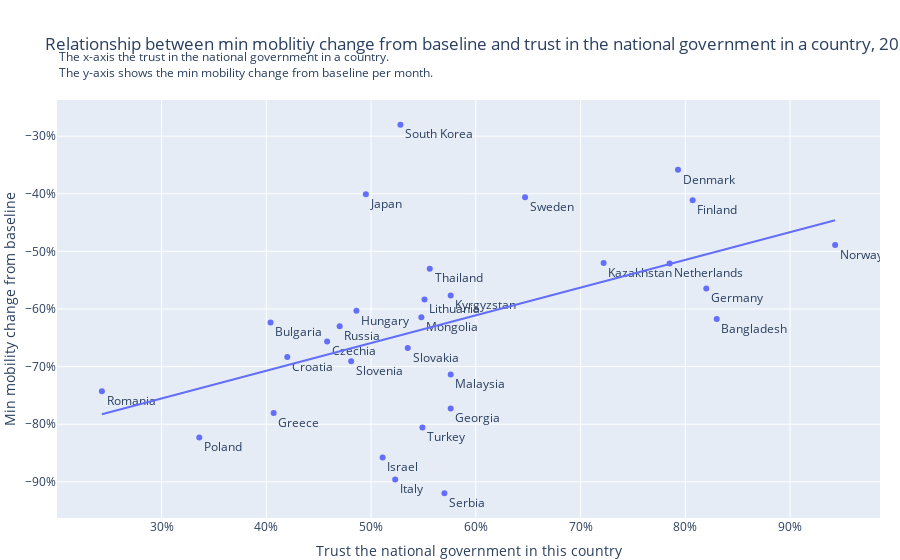

Here is the notebook cell this chart was saved with:
### Code cell
fig = px.scatter(mobility_trust, x='Trust the national government in this country', y="Min mobility change from baseline",text="Country", trendline="ols", title='Relationship between min moblitiy change from baseline and trust in the national government in a country, 2020')

# fig.update_layout(height=800,title_text='Relationship between min moblitiy change from baseline and trust in the national government in a country')
fig.update_traces(textposition="bottom right")
fig.update_layout(margin=dict(l=20, r=20, t=100, b=0))  
fig.add_annotation(xref='paper',yref='paper',x=0, y=1.13,showarrow=False,text = "The x-axis the trust in the national government in a country.")
fig.add_annotation(xref='paper',yref='paper',x=0, y=1.09,showarrow=False,text = "The y-axis shows the min mobility change from baseline per month.")
fig.update_layout(yaxis_ticksuffix = "%")
fig.update_layout(xaxis_ticksuffix = "%")
fig.show()

### Figure 1 — Plotly figure (JSON) as saved in the notebook; plotly's stock layout.template omitted (floating-point values rounded to 4 significant figures)
{"data": [{"hovertemplate": "Trust the national government in this country=%{x}<br>Min mobility change from baseline=%{y}<br>Country=%{text}<extra></extra>", "legendgroup": "", "marker": {"color": "#636efa", "symbol": "circle"}, "mode": "markers+text", "name": "", "orientation": "v", "showlegend": false, "text": ["Bulgaria", "Bangladesh", "Czechia", "Denmark", "Germany", "Greece", "Finland", "Israel", "Croatia", "Hungary", "Italy", "Japan", "Georgia", "Kazakhstan", "South Korea", "Kyrgyzstan", "Lithuania", "Mongolia", "Malaysia", "Netherlands", "Norway", "Poland", "Romania", "Russia", "Slovakia", "Slovenia", "Serbia", "Sweden", "Thailand", "Turkey"], "textposition": "bottom right", "type": "scatter", "x": [40.4, 83, 45.8, 79.3, 82, 40.7, 80.7, 51.1, 42, 48.6, 52.3, 49.5, 57.6, 72.2, 52.8, 57.6, 55.1, 54.8, 57.6, 78.5, 94.3, 33.6, 24.3, 47, 53.5, 48.1, 57, 64.7, 55.6, 54.9], "xaxis": "x", "y": [-62.33, -61.75, -65.63, -35.84, -56.43, -78.06, -41.11, -85.76, -68.35, -60.31, -89.61, -40.08, -77.25, -52, -28, -57.66, -58.35, -61.44, -71.35, -52.12, -48.89, -82.32, -74.28, -63.01, -66.77, -69.05, -92, -40.62, -53, -80.56], "yaxis": "y"}, {"hovertemplate": "<b>OLS trendline</b><br>Min mobility change from baseline = 0.48096 * Trust the national government in this country + -89.9532<br>R<sup>2</sup>=0.226901<br><br>Trust the national government in this country=%{x}<br>Min mobility change from baseline=%{y} <b>(trend)</b><extra></extra>", "legendgroup": "", "marker": {"color": "#636efa", "symbol": "circle"}, "mode": "lines", "name": "", "showlegend": false, "textposition": "bottom right", "type": "scatter", "x": [24.3, 33.6, 40.4, 40.7, 42, 45.8, 47, 48.1, 48.6, 49.5, 51.1, 52.3, 52.8, 53.5, 54.8, 54.9, 55.1, 55.6, 57, 57.6, 57.6, 57.6, 64.7, 72.2, 78.5, 79.3, 80.7, 82, 83, 94.3], "xaxis": "x", "y": [-78.27, -73.79, -70.52, -70.38, -69.75, -67.93, -67.35, -66.82, -66.58, -66.15, -65.38, -64.8, -64.56, -64.22, -63.6, -63.55, -63.45, -63.21, -62.54, -62.25, -62.25, -62.25, -58.84, -55.23, -52.2, -51.81, -51.14, -50.51, -50.03, -44.6], "yaxis": "y"}], "layout": {"annotations": [{"showarrow": false, "text": "The x-axis the trust in the national government in a country.", "x": 0, "xref": "paper", "y": 1.13, "yref": "paper"}, {"showarrow": false, "text": "The y-axis shows the min mobility change from baseline per month.", "x": 0, "xref": "paper", "y": 1.09, "yref": "paper"}], "legend": {"tracegroupgap": 0}, "margin": {"b": 0, "l": 20, "r": 20, "t": 100}, "title": {"text": "Relationship between min moblitiy change from baseline and trust in the national government in a country, 2020"}, "xaxis": {"anchor": "y", "domain": [0, 1], "ticksuffix": "%", "title": {"text": "Trust the national government in this country"}}, "yaxis": {"anchor": "x", "domain": [0, 1], "ticksuffix": "%", "title": {"text": "Min mobility change from baseline"}}}}
